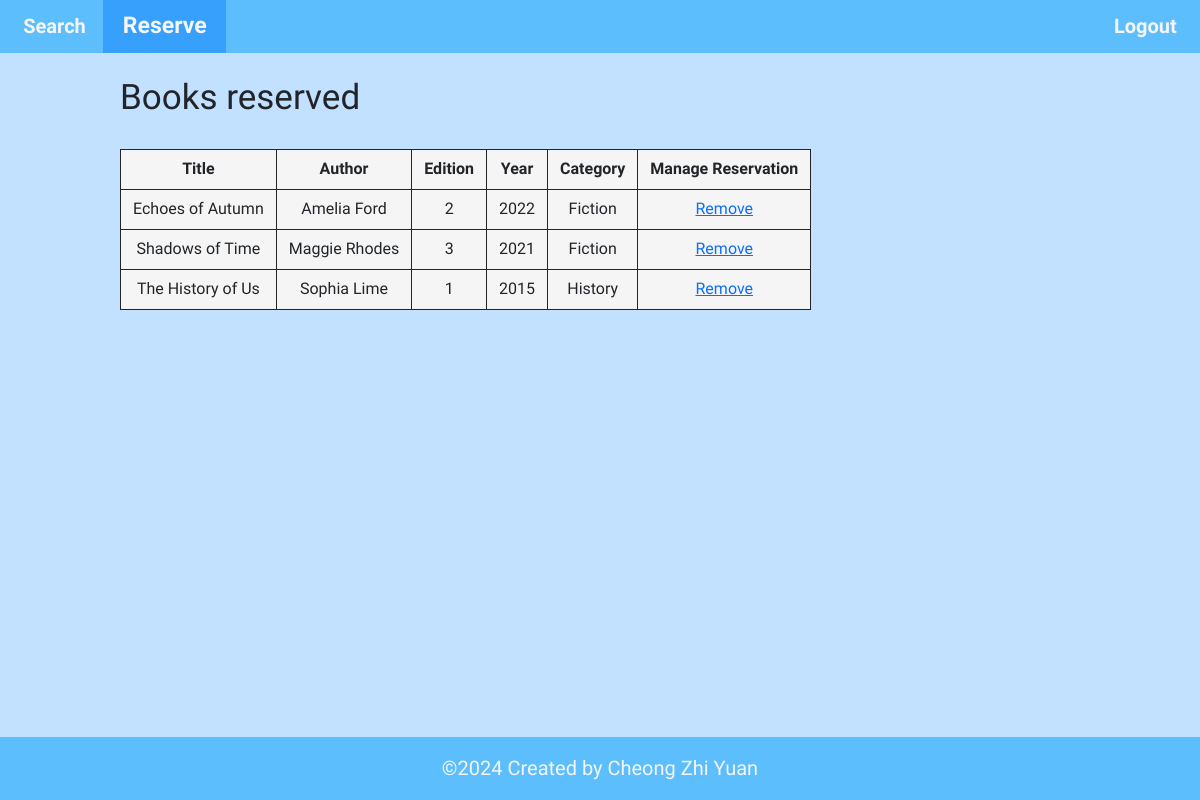
The page /php/view_reserved.php (signed in) on the database its author committed.
### tables this page shows
CREATE TABLE `books` (
  `ISBN` varchar(17) NOT NULL,
  `BookTitle` varchar(50) NOT NULL,
  `Author` varchar(30) NOT NULL,
  `Edition` int(11) NOT NULL,
  `Year` year(4) NOT NULL,
  `CategoryID` int(11) NOT NULL,
  `Reserved` enum('Y','N') NOT NULL
);

CREATE TABLE `category` (
  `CategoryID` int(11) NOT NULL,
  `CategoryDescription` varchar(20) NOT NULL
);

### php/view_reserved.php (the view, shortened to what this page needs)
<?php
require_once "database.php";
?>
<!DOCTYPE html>
<html lang="en">
<head>
    <link href="https://cdn.jsdelivr.net/npm/bootstrap@5.3.2/dist/css/bootstrap.min.css" rel="stylesheet">
    <link rel="stylesheet" href="../css/table_style.css">
    <link rel="stylesheet" href="../css/style.css">
</head>
<body>
    <?php
    if (!isset($_SESSION['Username'])) {
        header("Location: index.php");
        exit();
    } else {
    ?>
        <div class="navbar navbar-expand-lg sticky-top user-select-none">
            <a href="search.php">Search</a>
            <a class="active-page" href="#">Reserve</a>
            <a class="logout" href="logout.php">Logout</a>
        </div>
        <div class="body">
            <h1 class="content-heading">Books reserved</h1>
            <?php
            $username = $_SESSION['Username'];
            $sql = "SELECT ISBN, BookTitle, Author, Edition, Year, CategoryDescription FROM books b
            JOIN reservations r USING(ISBN)
            JOIN category c USING(CategoryID)
            WHERE r.Username='$username'";
            $result = $conn->query($sql);
            if ($result->num_rows > 0) {
                echo "<table>";
                echo ("<th>Title</th>");
                echo ("<th>Author</th>");
                echo ("<th>Edition</th>");
                echo ("<th>Year</th>");
                echo ("<th>Category</th>");
                echo ("<th>Manage Reservation</th>");
                while ($row = $result->fetch_assoc()) {
                    echo ("<tr><td>");
                    echo (htmlentities($row["BookTitle"]));
                    echo ("</td><td>");
                    echo (htmlentities($row["Author"]));
                    echo ("</td><td>");
                    echo (htmlentities($row["Edition"]));
                    echo ("</td><td>");
                    echo (htmlentities($row["Year"]));
                    echo ("</td><td>");
                    echo (htmlentities($row["CategoryDescription"]));
                    echo ("</td><td>");
                    echo ('<a href="reserve.php?ISBN=' . htmlentities($row["ISBN"]) . '">Remove</a>');
                    echo ("</td><tr>\n");
                }
            } else {
                echo ("0 results");
            }
            ?>
            </table>
        </div>
    <?php } ?>
    <footer class="user-select-none">
        <p>©2024 Created by Cheong Zhi Yuan</p>
    </footer>
</body>
</html>

### css/table_style.css (style rules this page uses)
table { margin-top: 30px; text-align: center; }
.body th, .body td { padding: 0 1vw; height: 5vh; border: 1px solid; background-color: whitesmoke; }

### css/style.css (style rules this page uses)
:root { --text-primary: whitesmoke; --text-secondary: black; --text-tertiary: rgb(82, 82, 82); --bg-primary: #5dbefe; --bg-secondary: #c2e0ff; }
html { scroll-behavior: smooth; scroll-padding-top: 85px; }
body { margin: 0; font-family: "Lexend", sans-serif; background-color: var(--bg-secondary); min-height: 100vh; background-size: cover; background-position: center; }
.navbar { background-color: var(--bg-primary); font-size: 20px; padding: 0 0.5vw; z-index: 10; height: 5ex; }
.navbar a { display: flex; color: var(--text-primary); padding: 0 1.5ch; height: inherit; text-decoration: none; font-weight: bold; align-items: center; text-align: center; cursor: pointer; gap: 5%; }
.navbar>a:hover, .navbar .active-page { background-color: #36a0fc; font-size: 23px; }
.navbar .logout { margin-left: auto; }
.body { margin: 3vh 10vw; }
.body .content-heading { font-size: 35px; font-weight: 500; }
footer { font-size: 20px; position: fixed; width: 100%; background-color: var(--bg-primary); color: whitesmoke; display: flex; justify-content: center; bottom: 0; height: 6ex; }
footer p { margin-top: auto; margin-bottom: auto; }

### rows shown on the page
books: BookTitle "Echoes of Autumn", Author "Amelia Ford", Edition "2", Year "2022", CategoryID.CategoryDescription "Fiction"
books: BookTitle "Shadows of Time", Author "Maggie Rhodes", Edition "3", Year "2021", CategoryID.CategoryDescription "Fiction"
books: BookTitle "The History of Us", Author "Sophia Lime", Edition "1", Year "2015", CategoryID.CategoryDescription "History"
